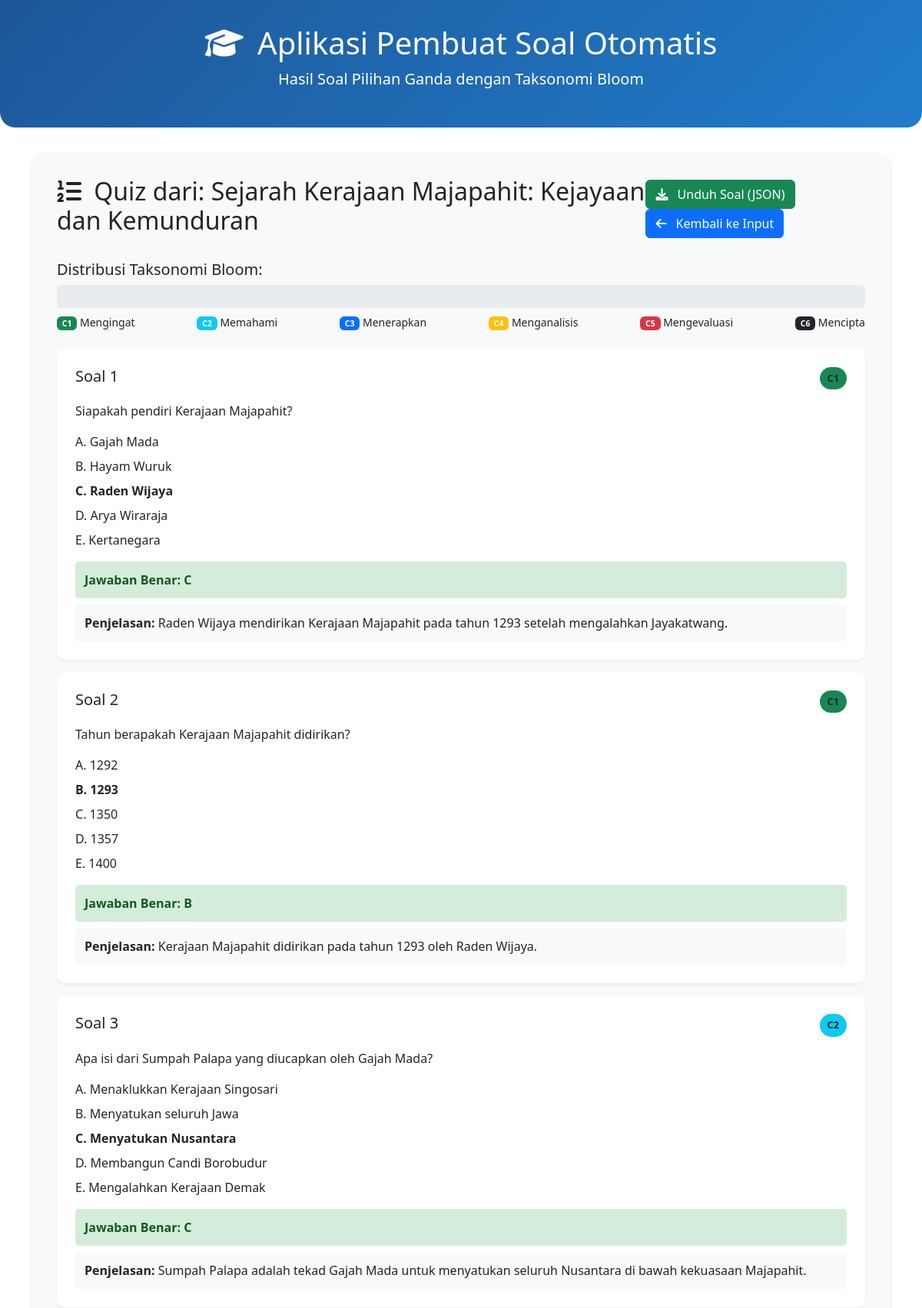
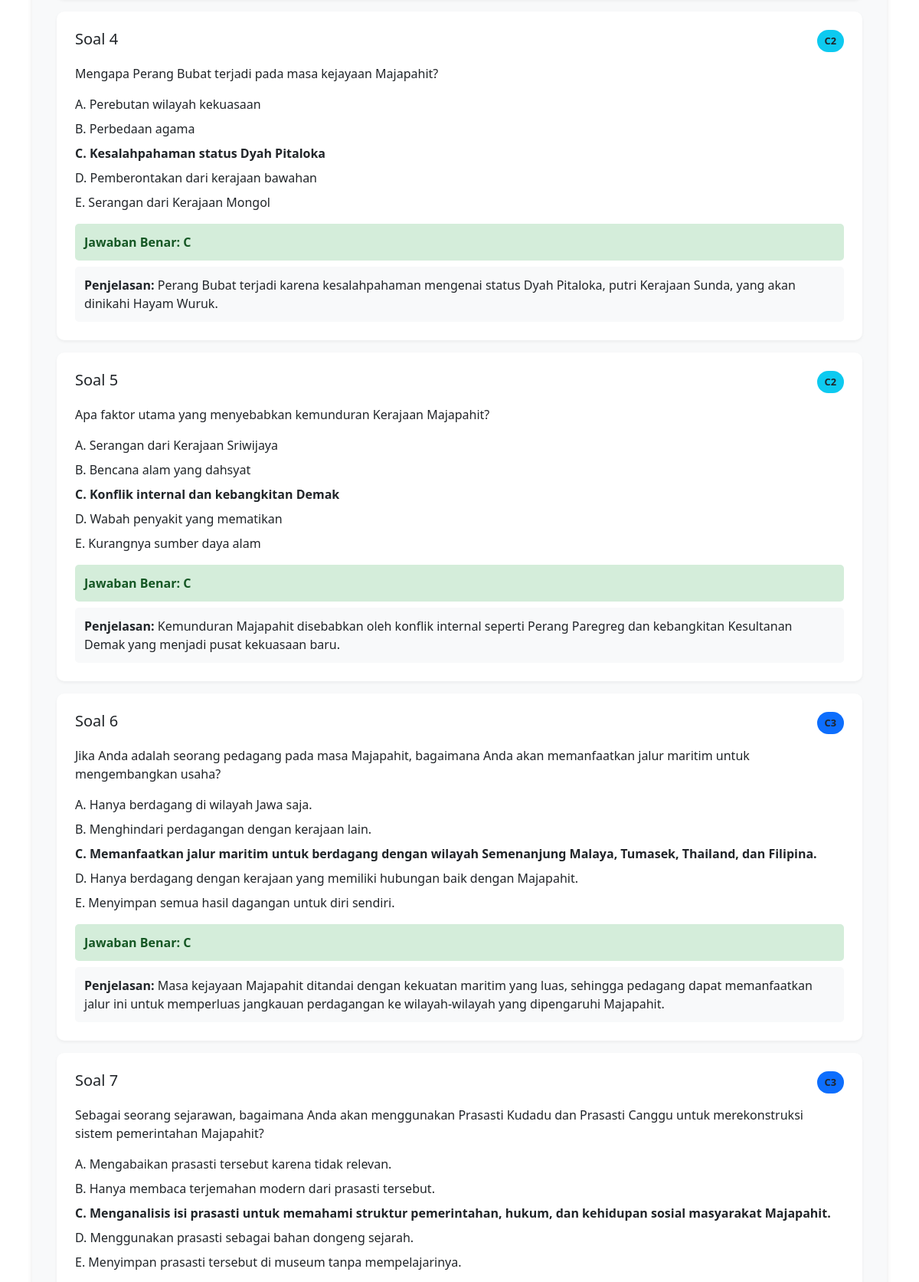
The page /quiz/24/view (upper part) on the database its author committed (2 pictures, top to bottom).
### app/models.py (models this page shows)
class Quiz(db.Model):
    __tablename__ = 'quizzes'
    id = db.Column(db.Integer, primary_key=True)
    title = db.Column(db.String(255))
    modul_id = db.Column(db.Integer, db.ForeignKey('modul.id'), nullable=False)
    modul = db.relationship('Modul', backref=db.backref('quizzes', lazy=True))

class Question(db.Model):
    __tablename__ = 'questions'
    id = db.Column(db.Integer, primary_key=True)
    quiz_id = db.Column(db.Integer, db.ForeignKey('quizzes.id'))
    pertanyaan = db.Column(db.Text)
    kategori_taksonomi = db.Column(db.String(10))
    jawaban_benar = db.Column(db.String(1))
    penjelasan = db.Column(db.Text)
    quiz = db.relationship('Quiz', backref='questions')

class Choice(db.Model):
    __tablename__ = 'choices'
    id = db.Column(db.Integer, primary_key=True)
    question_id = db.Column(db.Integer, db.ForeignKey('questions.id'))
    label = db.Column(db.String(1))  # A, B, C, D, E
    text = db.Column(db.Text)
    question = db.relationship('Question', backref='choices')

### app/routes/quiz.py (the view)
@quizz.route('/quiz/<int:quiz_id>/view', methods=['GET'])
def view_quiz(quiz_id):
    quiz = Quiz.query.get_or_404(quiz_id)
    questions = Question.query.filter_by(quiz_id=quiz_id).all()
    soal_data = []
    for q in questions:
        choices = Choice.query.filter_by(question_id=q.id).all()
        soal_data.append({
            "id": q.id,
            "pertanyaan": q.pertanyaan,
            "kategori_taksonomi": q.kategori_taksonomi,
            "jawaban_benar": q.jawaban_benar,
            "penjelasan": q.penjelasan,
            "pilihan": choices
        })
    return render_template('quiz.html', quiz=quiz, soal_data=soal_data)

### app/templates/quiz.html (shortened to what this page needs)
<!DOCTYPE html>
<html lang="id">
<head>
    <link href="https://cdn.jsdelivr.net/npm/bootstrap@5.3.0-alpha1/dist/css/bootstrap.min.css" rel="stylesheet">
    <link rel="stylesheet" href="https://cdnjs.cloudflare.com/ajax/libs/font-awesome/6.3.0/css/all.min.css">
</head>
<body>
    <div class="header-section">
        <div class="container text-center">
            <h1><i class="fas fa-graduation-cap me-2"></i> Aplikasi Pembuat Soal Otomatis</h1>
            <p class="lead">Hasil Soal Pilihan Ganda dengan Taksonomi Bloom</p>
        </div>
    </div>
    <div class="container">
        <div id="resultSection" class="result-section">
            <div class="d-flex justify-content-between align-items-center mb-4">
                <h2><i class="fas fa-list-ol me-2"></i> {{ quiz.title }}</h2>
                <div>
                    <button id="downloadButton" class="btn btn-success me-2">
                        <i class="fas fa-download me-2"></i> Unduh Soal (JSON)
                    </button>
                    <a href="{{ url_for('quizz.generate', modul_id=quiz.modul_id) }}" class="btn btn-primary">
                        <i class="fas fa-arrow-left me-2"></i> Kembali ke Input
                    </a>
                </div>
            </div>
            <div class="mb-4">
                <h5>Distribusi Taksonomi Bloom:</h5>
                <div class="progress" style="height: 30px;">
                </div>
                <div class="d-flex justify-content-between mt-2 small">
                    <span><span class="badge bg-success">C1</span> Mengingat</span>
                    <span><span class="badge bg-info">C2</span> Memahami</span>
                    <span><span class="badge bg-primary">C3</span> Menerapkan</span>
                    <span><span class="badge bg-warning">C4</span> Menganalisis</span>
                    <span><span class="badge bg-danger">C5</span> Mengevaluasi</span>
                    <span><span class="badge bg-dark">C6</span> Mencipta</span>
                </div>
            </div>
            <div id="questionsList">
                {% for soal in soal_data %}
                <div class="question-card">
                    <div class="d-flex justify-content-between align-items-start mb-3">
                        <h5 class="mb-0">Soal {{ loop.index }}</h5>
                        <span class="taxonomy-badge
                            {% if soal.kategori_taksonomi == 'C1' %}bg-success
                            {% elif soal.kategori_taksonomi == 'C2' %}bg-info
                            {% elif soal.kategori_taksonomi == 'C3' %}bg-primary
                            {% elif soal.kategori_taksonomi == 'C4' %}bg-warning
                            {% elif soal.kategori_taksonomi == 'C5' %}bg-danger
                            {% elif soal.kategori_taksonomi == 'C6' %}bg-dark
                            {% else %}bg-secondary{% endif %}">
                            {{ soal.kategori_taksonomi }}
                        </span>
                    </div>
                    <p class="mb-3">{{ soal.pertanyaan }}</p>
                    <div class="mb-3">
                        {% for pilihan in soal.pilihan %}
                        <div class="choice-item">
                            {% if pilihan.label == soal.jawaban_benar %}
                            <strong>{{ pilihan.label }}. {{ pilihan.text }}</strong>
                            {% else %}
                            {{ pilihan.label }}. {{ pilihan.text }}
                            {% endif %}
                        </div>
                        {% endfor %}
                    </div>
                    <div class="correct-answer">
                        <strong>Jawaban Benar: {{ soal.jawaban_benar }}</strong>
                    </div>
                    <div class="explanation-section">
                        <strong>Penjelasan:</strong> {{ soal.penjelasan }}
                    </div>
                </div>
                {% endfor %}
            </div>
        </div>
    </div>
</body>
</html>

### app/templates/quiz.html (style rules this page uses)
.header-section { background: linear-gradient(135deg, #1e5799 0%, #207cca 100%); color: white; padding: 2rem 0; border-radius: 0 0 20px 20px; margin-bottom: 2rem; }
.result-section { background-color: #f8f9fa; border-radius: 15px; padding: 2rem; box-shadow: 0 4px 6px rgba(0, 0, 0, 0.1); margin-bottom: 2rem; }
.question-card { background-color: white; border-radius: 10px; padding: 1.5rem; margin-bottom: 1rem; box-shadow: 0 2px 4px rgba(0, 0, 0, 0.05); }
.taxonomy-badge { padding: 5px 10px; border-radius: 20px; font-size: 0.8rem; font-weight: bold; }
.choice-item { margin-bottom: 0.5rem; }
.correct-answer { background-color: #d4edda; border-color: #c3e6cb; color: #155724; padding: 0.75rem; border-radius: 5px; margin-top: 0.5rem; }
.explanation-section { background-color: #f8f9fa; padding: 0.75rem; border-radius: 5px; margin-top: 0.5rem; }

### rows shown on the page
Quiz: title "Quiz dari: Sejarah Kerajaan Majapahit: Kejayaan dan Kemunduran"
Question: kategori_taksonomi "C1", pertanyaan "Siapakah pendiri Kerajaan Majapahit?", jawaban_benar "C", penjelasan "Raden Wijaya mendirikan Kerajaan Majapahit pada tahun 1293 setelah mengalahkan Jayakatwang."
Choice: label "A", text "Gajah Mada"
Choice: label "B", text "Hayam Wuruk"
Choice: label "C", text "Raden Wijaya"
Choice: label "D", text "Arya Wiraraja"
Choice: label "E", text "Kertanegara"
Question: kategori_taksonomi "C1", pertanyaan "Tahun berapakah Kerajaan Majapahit didirikan?", jawaban_benar "B", penjelasan "Kerajaan Majapahit didirikan pada tahun 1293 oleh Raden Wijaya."
Choice: label "A", text "1292"
Choice: label "B", text "1293"
Choice: label "C", text "1350"
Choice: label "D", text "1357"
Choice: label "E", text "1400"
Question: kategori_taksonomi "C2", pertanyaan "Apa isi dari Sumpah Palapa yang diucapkan oleh Gajah Mada?", jawaban_benar "C", penjelasan "Sumpah Palapa adalah tekad Gajah Mada untuk menyatukan seluruh Nusantara di bawah kekuasaan Majapahit."
Choice: label "A", text "Menaklukkan Kerajaan Singosari"
Choice: label "B", text "Menyatukan seluruh Jawa"
Choice: label "C", text "Menyatukan Nusantara"
Choice: label "D", text "Membangun Candi Borobudur"
Choice: label "E", text "Mengalahkan Kerajaan Demak"
Question: kategori_taksonomi "C2", pertanyaan "Mengapa Perang Bubat terjadi pada masa kejayaan Majapahit?", jawaban_benar "C", penjelasan "Perang Bubat terjadi karena kesalahpahaman mengenai status Dyah Pitaloka, putri Kerajaan Sunda, yang akan dinikahi Hayam Wuruk."
Choice: label "A", text "Perebutan wilayah kekuasaan"
Choice: label "B", text "Perbedaan agama"
Choice: label "C", text "Kesalahpahaman status Dyah Pitaloka"
Choice: label "D", text "Pemberontakan dari kerajaan bawahan"
Choice: label "E", text "Serangan dari Kerajaan Mongol"
Question: kategori_taksonomi "C2", pertanyaan "Apa faktor utama yang menyebabkan kemunduran Kerajaan Majapahit?", jawaban_benar "C", penjelasan "Kemunduran Majapahit disebabkan oleh konflik internal seperti Perang Paregreg dan kebangkitan Kesultanan Demak yang menjadi pusat kekuasaan baru."
Choice: label "A", text "Serangan dari Kerajaan Sriwijaya"
Choice: label "B", text "Bencana alam yang dahsyat"
Choice: label "C", text "Konflik internal dan kebangkitan Demak"
Choice: label "D", text "Wabah penyakit yang mematikan"
Choice: label "E", text "Kurangnya sumber daya alam"
Question: kategori_taksonomi "C3", pertanyaan "Jika Anda adalah seorang pedagang pada masa Majapahit, bagaimana Anda akan memanfaatkan jalur maritim untuk mengembangkan usaha?", jawaban_benar "C", penjelasan "Masa kejayaan Majapahit ditandai dengan kekuatan maritim yang luas, sehingga pedagang dapat memanfaatkan jalur ini untuk memperluas jangkauan perdagangan ke wilayah-wilayah yang dipengaruhi Majapahit."
Choice: label "A", text "Hanya berdagang di wilayah Jawa saja."
Choice: label "B", text "Menghindari perdagangan dengan kerajaan lain."
Choice: label "C", text "Memanfaatkan jalur maritim untuk berdagang dengan wilayah Semenanjung Malaya, Tumasek, Thailand, dan Filipina."
Choice: label "D", text "Hanya berdagang dengan kerajaan yang memiliki hubungan baik dengan Majapahit."
Choice: label "E", text "Menyimpan semua hasil dagangan untuk diri sendiri."
Question: kategori_taksonomi "C3", pertanyaan "Sebagai seorang sejarawan, bagaimana Anda akan menggunakan Prasasti Kudadu dan Prasasti Canggu untuk merekonstruksi sistem pemerintahan Majapahit?"
Choice: label "A", text "Mengabaikan prasasti tersebut karena tidak relevan."
Choice: label "B", text "Hanya membaca terjemahan modern dari prasasti tersebut."
Choice: label "C", text "Menganalisis isi prasasti untuk memahami struktur pemerintahan, hukum, dan kehidupan sosial masyarakat Majapahit."
Choice: label "D", text "Menggunakan prasasti sebagai bahan dongeng sejarah."
Choice: label "E", text "Menyimpan prasasti tersebut di museum tanpa mempelajarinya."
